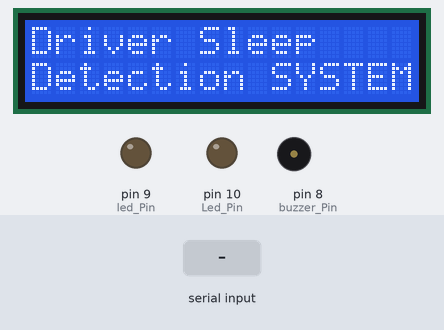
Recording of a sketch running on a simulated Arduino Uno, built with avr-gcc and run on an emulated ATmega328P. Parts: 16×2 character LCD, output pins drawn as LEDs (lit = HIGH), buzzer (waves = sounding, pin HIGH). The inputs (shaded band) are chosen by the test bench.

Above: at 1.2 s.
1.3 s: "a" received over Serial
At 2.5 s:
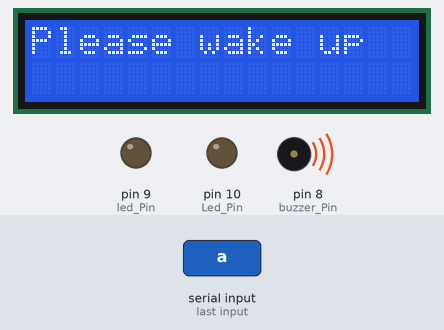
2.8 s: "b" received over Serial
At 4.35 s:
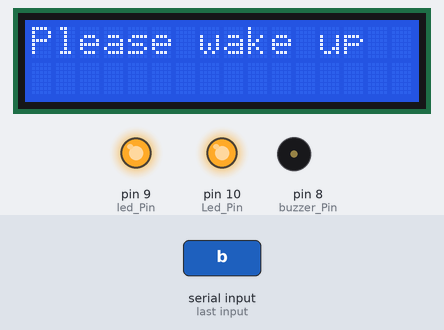
At 5.2 s:
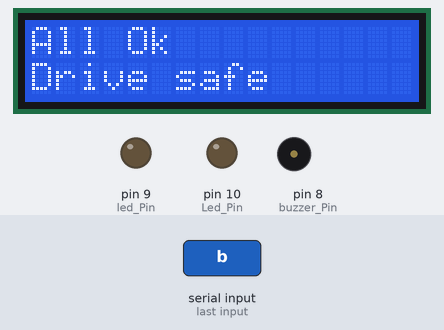
Timing chart, 0 to 6.7 s (numbered marks = the images above; inputs shaded):
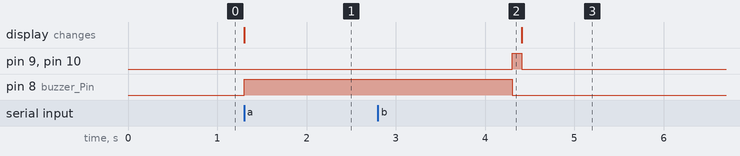

Measured:
- after the input at 1.3 s, pin 8 (buzzer_Pin): LOW → HIGH at once; the display: changes at once (image 1)
- after the input at 2.8 s, the display: changes after 1.6 s (image 3)

The sketch:

code-hardware.ino
```cpp
 #include <LiquidCrystal.h>


LiquidCrystal lcd(2, 3, 4, 5, 6,7);
const int buzzer_Pin = 8;
const int led_Pin = 9;
const int Led_Pin = 10;
char sleep_status = 0;

void setup() {
  Serial.begin(9600);
  pinMode(buzzer_Pin, OUTPUT);
  pinMode(led_Pin, OUTPUT);
  pinMode(Led_Pin, OUTPUT);
  lcd.begin(16,2);
  lcd.print("Driver Sleep ");
  lcd.setCursor(0,2);
  lcd.print("Detection SYSTEM");
  digitalWrite(buzzer_Pin, LOW);
  digitalWrite(led_Pin, LOW);
  digitalWrite(Led_Pin, LOW);
}
void loop()
{
    while (Serial.available() > 0)
  {
    sleep_status = Serial.read();
    if(sleep_status == 'a')
    {
        lcd.clear();
        lcd.print("Please wake up");
        digitalWrite(buzzer_Pin, HIGH);
        delay(3000);
        digitalWrite(buzzer_Pin, LOW);
        digitalWrite(led_Pin, LOW);
        digitalWrite(Led_Pin, LOW);
        digitalWrite(led_Pin, HIGH);
        digitalWrite(Led_Pin, HIGH);

        delay(100);
    }
    else if(sleep_status == 'b')
    {
        lcd.clear();
        lcd.print("All Ok");
        lcd.setCursor(0,2);
        lcd.print("Drive safe");
        digitalWrite(buzzer_Pin, LOW);
        digitalWrite(led_Pin, LOW);
        digitalWrite(Led_Pin, LOW);
        delay(2000);
    }
    else
    {
      /* Do Nothing */
    }
  }
}
```
